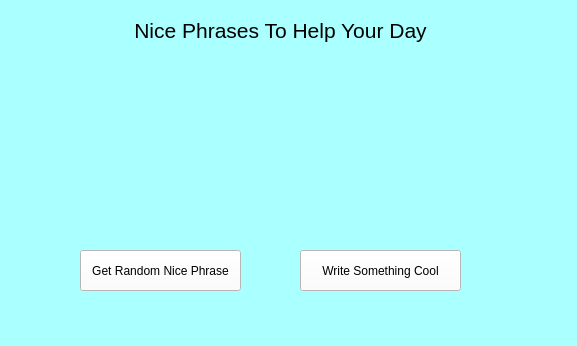
<?xml version="1.0" encoding="UTF-8"?>
<ui version="4.0">
 <class>NicePhrases</class>
 <widget class="QMainWindow" name="NicePhrases">
  <property name="geometry">
   <rect>
    <x>0</x>
    <y>0</y>
    <width>577</width>
    <height>346</height>
   </rect>
  </property>
  <property name="windowTitle">
   <string>Nice Phrases</string>
  </property>
  <property name="styleSheet">
   <string notr="true">
background-color: rgb(170, 255, 255);</string>
  </property>
  <widget class="QWidget" name="centralwidget">
   <widget class="QLabel" name="title">
    <property name="geometry">
     <rect>
      <x>130</x>
      <y>0</y>
      <width>301</width>
      <height>61</height>
     </rect>
    </property>
    <property name="sizePolicy">
     <sizepolicy hsizetype="Preferred" vsizetype="Preferred">
      <horstretch>0</horstretch>
      <verstretch>0</verstretch>
     </sizepolicy>
    </property>
    <property name="baseSize">
     <size>
      <width>16</width>
      <height>16</height>
     </size>
    </property>
    <property name="font">
     <font>
      <pointsize>16</pointsize>
     </font>
    </property>
    <property name="text">
     <string>Nice Phrases To Help Your Day</string>
    </property>
    <property name="alignment">
     <set>Qt::AlignCenter</set>
    </property>
   </widget>
   <widget class="QPushButton" name="pushButton">
    <property name="geometry">
     <rect>
      <x>80</x>
      <y>250</y>
      <width>161</width>
      <height>41</height>
     </rect>
    </property>
    <property name="styleSheet">
     <string notr="true">background-color: rgb(255, 255, 255);</string>
    </property>
    <property name="text">
     <string>Get Random Nice Phrase</string>
    </property>
   </widget>
   <widget class="QPushButton" name="pushButton_2">
    <property name="geometry">
     <rect>
      <x>300</x>
      <y>250</y>
      <width>161</width>
      <height>41</height>
     </rect>
    </property>
    <property name="styleSheet">
     <string notr="true">background-color: rgb(255, 255, 255);</string>
    </property>
    <property name="text">
     <string>Write Something Cool</string>
    </property>
   </widget>
   <widget class="QLabel" name="label">
    <property name="geometry">
     <rect>
      <x>20</x>
      <y>110</y>
      <width>541</width>
      <height>101</height>
     </rect>
    </property>
    <property name="acceptDrops">
     <bool>false</bool>
    </property>
    <property name="text">
     <string/>
    </property>
    <property name="alignment">
     <set>Qt::AlignCenter</set>
    </property>
    <property name="wordWrap">
     <bool>true</bool>
    </property>
   </widget>
  </widget>
  <widget class="QStatusBar" name="statusbar"/>
 </widget>
 <resources/>
 <connections/>
</ui>
